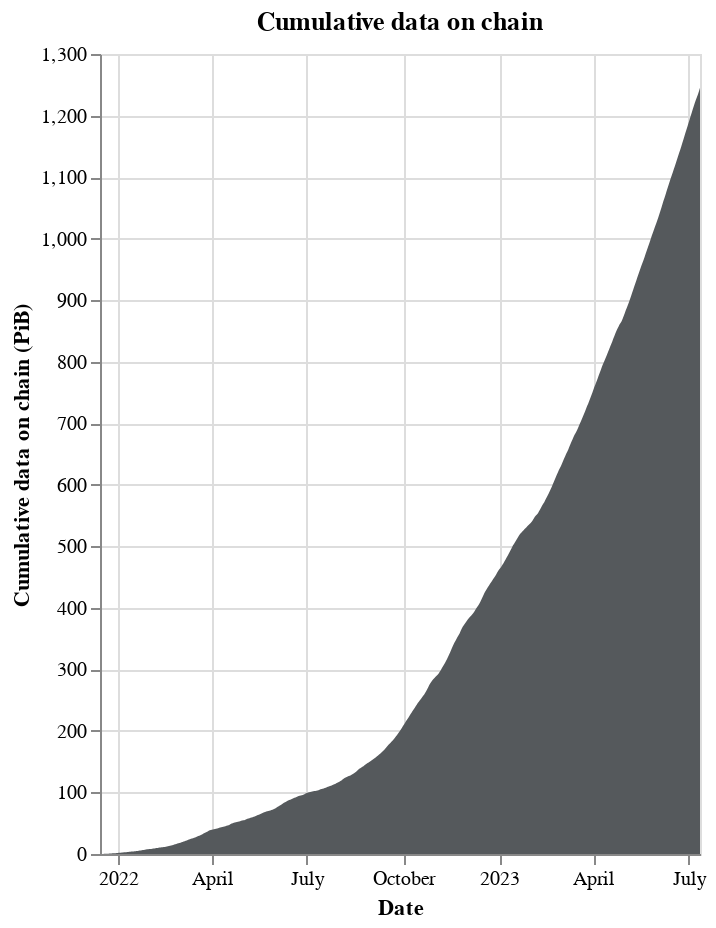

Write notebook code for a chart like this one.
### Code cell
# Now cumulative data on chain

df["cumulative_data"] = df["onboarded_tibs"].cumsum()

alt.Chart(df).mark_area().encode(
    x=alt.X("date:T", title="Date"),
    y=alt.Y("cumulative_data:Q", title="Cumulative data on chain (PiB)"),
    color=alt.value("#55595c"),
    tooltip=["date:T", "cumulative_data:Q"],
).properties(
    width="container",
    height=400,
    title="Cumulative data on chain",
)

### Figure 1 — Vega-Lite specification as saved in the notebook (floating-point values rounded to 4 significant figures; data arrays with more than 128 entries replaced by an {"elided": "..."} marker saying what was removed)
{"config": {"view": {"continuousWidth": 300, "continuousHeight": 300}}, "data": {"name": "data-e81db816d7d23660388746ca72159040"}, "mark": {"type": "area"}, "encoding": {"color": {"value": "#55595c"}, "tooltip": [{"field": "date", "type": "temporal"}, {"field": "cumulative_data", "type": "quantitative"}], "x": {"field": "date", "title": "Date", "type": "temporal"}, "y": {"field": "cumulative_data", "title": "Cumulative data on chain (PiB)", "type": "quantitative"}}, "height": 400, "title": "Cumulative data on chain", "width": "container", "$schema": "https://vega.github.io/schema/vega-lite/v5.8.0.json", "datasets": {"data-e81db816d7d23660388746ca72159040": {"elided": "575 records"}}}
